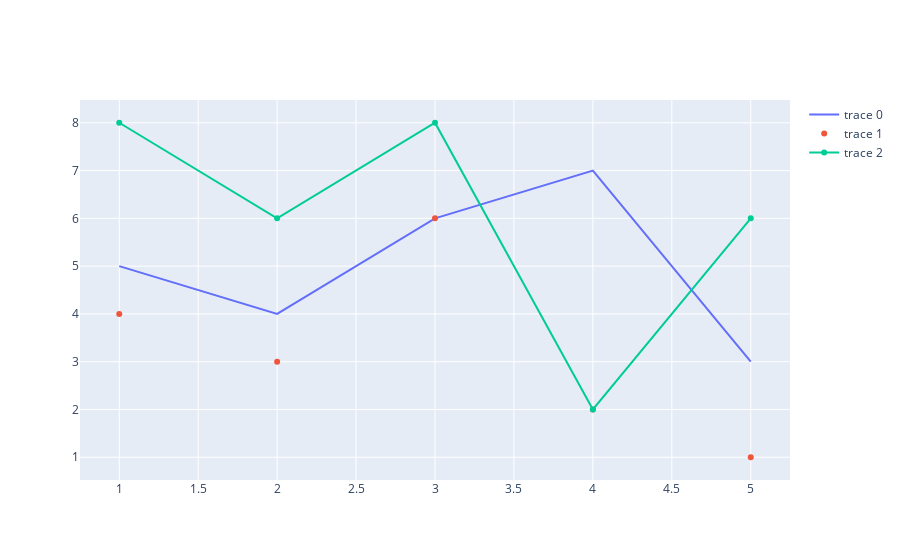

The code cell stored with this chart in its notebook:
### Code cell
# to make with different types of lines plot
fig = go.Figure()
fig.add_trace(go.Scatter(x=x1, y=y1, mode="lines"))
fig.add_trace(go.Scatter(x=x2, y=y2, mode="markers"))
fig.add_trace(go.Scatter(x=x3, y=y3, mode="lines + markers"))
fig.show()

### Figure 1 — Plotly figure (JSON) as saved in the notebook; plotly's stock layout.template omitted (floating-point values rounded to 4 significant figures)
{"data": [{"mode": "lines", "type": "scatter", "x": [1, 2, 3, 4, 5], "y": [5, 4, 6, 7, 3]}, {"mode": "markers", "type": "scatter", "x": [1, 2, 3, 4, 5], "y": [4, 3, 6, 2, 1]}, {"mode": "lines+markers", "type": "scatter", "x": [1, 2, 3, 4, 5], "y": [8, 6, 8, 2, 6]}], "layout": {}}
